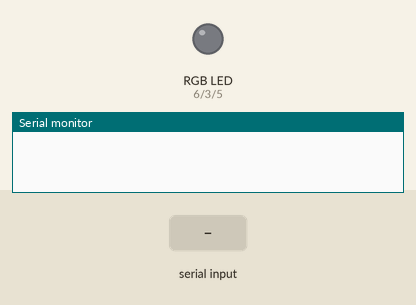
The sketch below on a simulated Arduino Uno, built with avr-gcc and run on an emulated ATmega328P. Shown: an RGB LED mixed from three pins (HIGH = lit), the last lines printed to the serial monitor. The inputs (shaded band) are chosen by the test bench. Dim RGB values are drawn brighter than linear.

Above: at 1.2 s.
1.3 s: "90,45,200\n" received over Serial
At 1.8 s:
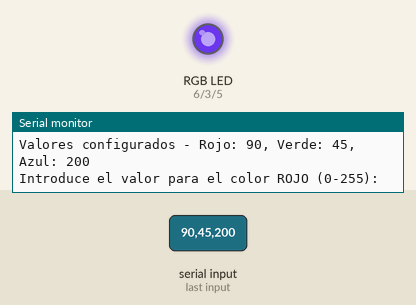
2.8 s: "30,150,10\n" received over Serial
At 3.8 s:
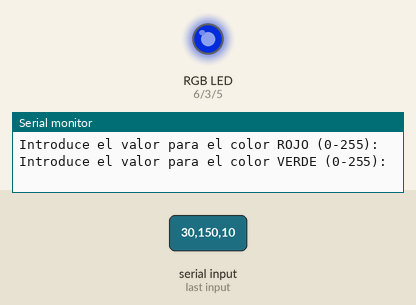
4.3 s: "90,45\n" received over Serial
At 4.7 s:
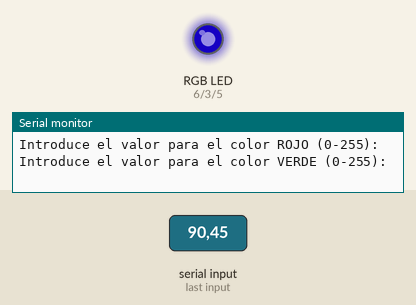
5.8 s: "30,150\n" received over Serial
At 7.0 s:
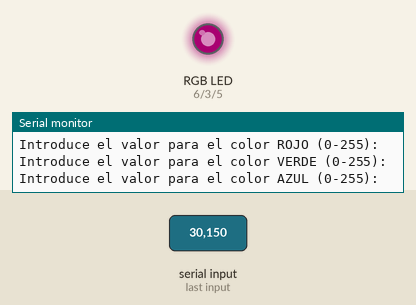
7.3 s: "5\n" received over Serial
At 8.2 s:
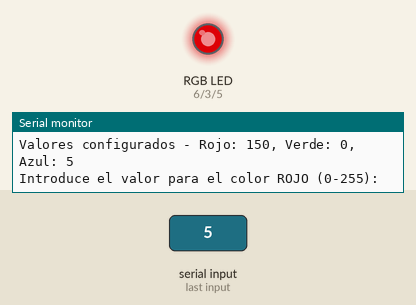
8.8 s: "90\n" received over Serial
At 10.1 s:
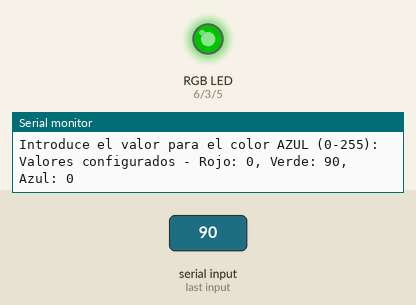
Timing chart, 0 to 11.8 s (numbered marks = the images above; inputs shaded):
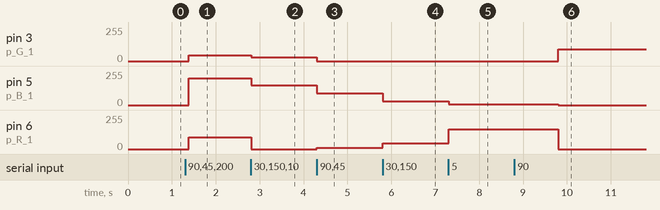

The sketch:

main.ino
```cpp
#define p_R_1 6
#define p_G_1 3
#define p_B_1 5

void setup() {
  Serial.begin(9600);

  pinMode(p_R_1, OUTPUT);
  pinMode(p_G_1, OUTPUT);
  pinMode(p_B_1, OUTPUT);
}

void led_1(int red, int green, int blue) {
  analogWrite(p_R_1, red);
  analogWrite(p_G_1, green);
  analogWrite(p_B_1, blue);
}

void loop() {
  if (Serial.available() > 0) {

    Serial.println("Introduce el valor para el color ROJO (0-255):");
    while (!Serial.available());
    int r = Serial.parseInt();


    Serial.println("Introduce el valor para el color VERDE (0-255):");
    while (!Serial.available());
    int g = Serial.parseInt();


    Serial.println("Introduce el valor para el color AZUL (0-255):");
    while (!Serial.available());
    int b = Serial.parseInt();


    r = constrain(r, 0, 255);
    g = constrain(g, 0, 255);
    b = constrain(b, 0, 255);

    led_1(r, g, b);

    Serial.print("Valores configurados - Rojo: ");
    Serial.print(r);
    Serial.print(", Verde: ");
    Serial.print(g);
    Serial.print(", Azul: ");
    Serial.println(b);
  }
}
```

Measured:
- after the input at 1.3 s, pin 3 (p_G_1): 0/255 → 45/255 after 0.08 s; pin 5 (p_B_1): 0/255 → 200/255 after 0.08 s; pin 6 (p_R_1): 0/255 → 90/255 after 0.08 s
- after the input at 2.8 s, pin 3 (p_G_1): 45/255 → 30/255 at once; pin 5 (p_B_1): 200/255 → 150/255 at once; pin 6 (p_R_1): 90/255 → 0/255 at once
- after the input at 4.3 s, pin 3 (p_G_1): 30/255 → 0/255 at once; pin 5 (p_B_1): 150/255 → 90/255 at once; pin 6 (p_R_1): 0/255 → 10/255 at once
- after the input at 5.8 s, pin 5 (p_B_1): 90/255 → 30/255 at once; pin 6 (p_R_1): 10/255 → 45/255 at once
- after the input at 7.3 s, pin 5 (p_B_1): 30/255 → 5/255 at once; pin 6 (p_R_1): 45/255 → 150/255 at once
- after the input at 8.8 s, pin 3 (p_G_1): 0/255 → 90/255 after 1.0 s; pin 5 (p_B_1): 5/255 → 0/255 after 1.0 s; pin 6 (p_R_1): 150/255 → 0/255 after 1.0 s
